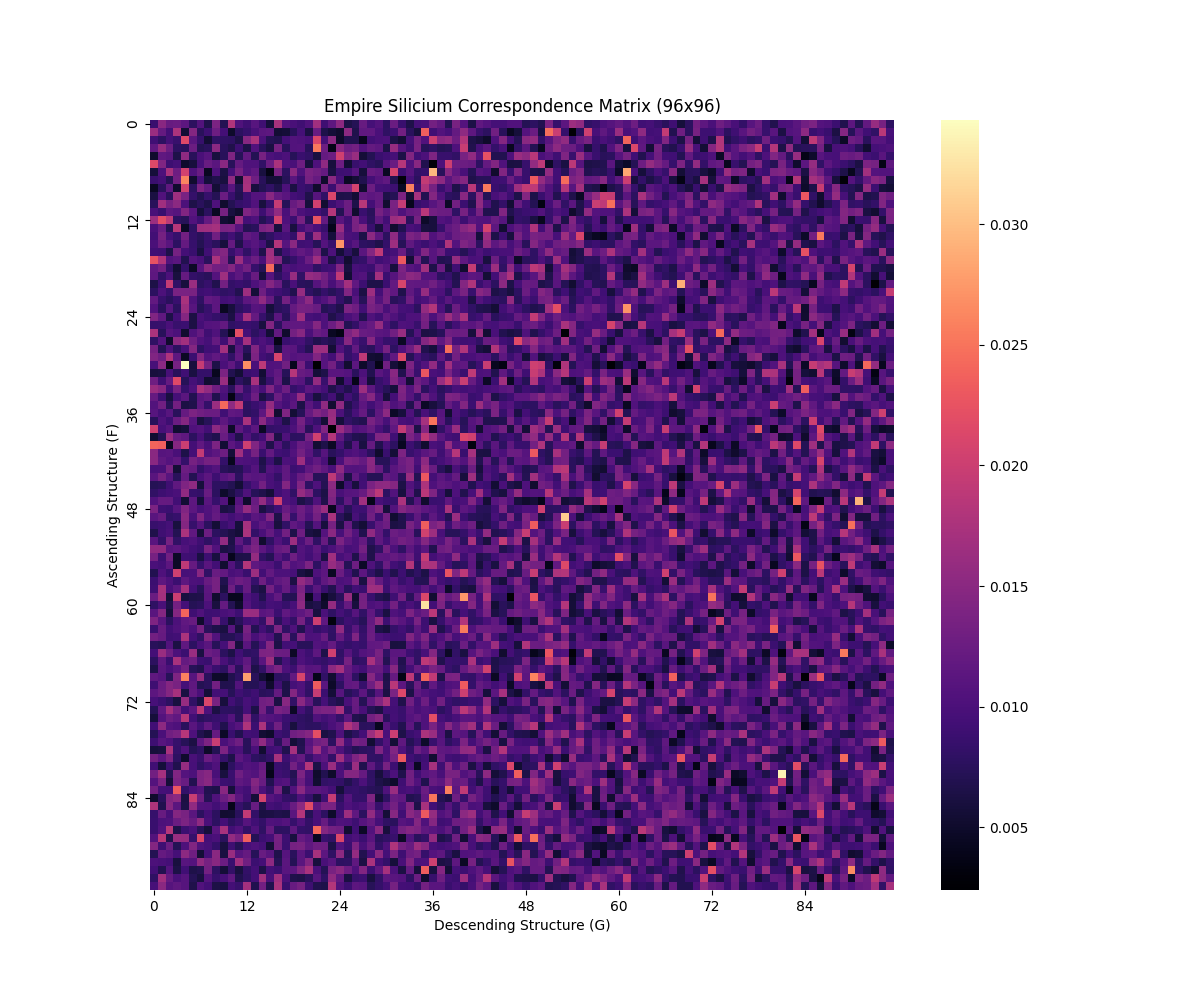

This chart was generated by the following Python code:
#!/usr/bin/env python3
"""
Empire Silicium Matrix Analysis
===============================

Visualizes the correspondence matrix generated by the EmpireSiliciumMatrix model.
The heatmap shows the 'consonance' between ascending and descending structures
mapped across 96 points (12 notes * 8 octaves).
"""

import torch
import matplotlib.pyplot as plt
import seaborn as sns
from empire_silicium_matrix import EmpireSiliciumMatrix

def run_analysis():
    print("Generating Empire Silicium Matrix Analysis...")

    # Initialize model
    model = EmpireSiliciumMatrix()
    model.eval()

    # Inputs: All 96 tokens
    input_asc = torch.arange(96).unsqueeze(0)
    input_desc = torch.arange(96).unsqueeze(0)

    # Generate matrix
    with torch.no_grad():
        matrix = model(input_asc, input_desc).squeeze(0)

    # Plotting
    plt.figure(figsize=(12, 10))
    sns.heatmap(matrix.numpy(), cmap='magma', xticklabels=12, yticklabels=12)
    plt.title("Empire Silicium Correspondence Matrix (96x96)")
    plt.xlabel("Descending Structure (G)")
    plt.ylabel("Ascending Structure (F)")

    # Save the plot
    output_file = "matrix_analysis.png"
    plt.savefig(output_file)
    print(f"Analysis saved to {output_file}")

    # Optional: Display some statistics
    print(f"Matrix mean: {matrix.mean().item():.6f}")
    print(f"Matrix max: {matrix.max().item():.6f}")
    print(f"Matrix min: {matrix.min().item():.6f}")

if __name__ == "__main__":
    run_analysis()
